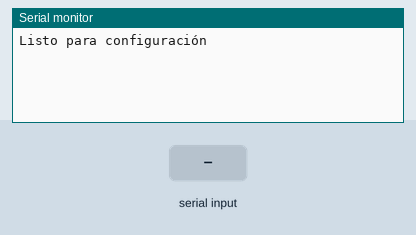
This sketch was run on a simulated Arduino Uno, built with avr-gcc and run on an emulated ATmega328P. Shown: the last lines printed to the serial monitor. Inputs (shaded band) come from the test bench.

Above: at 1.2 s.
1.3 s: "1" received over the second serial link
At 1.8 s:
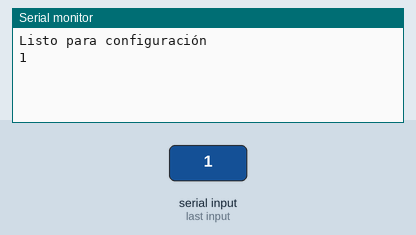
2.8 s: "0" received over the second serial link
At 4.2 s:
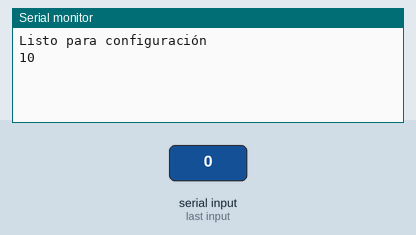

The sketch:

sketch_configuracion_bluetooth.ino
```cpp
#include <SoftwareSerial.h>
SoftwareSerial miBT(10,11);


void setup() {
  Serial.begin(9600);
  Serial.println("Listo para configuración");
  miBT.begin(38400);

}

void loop() {
  if (miBT.available()){
    Serial.write(miBT.read());
  }
  if (Serial.available()){
    miBT.write(Serial.read());
  }
}
```

Measured:
- after the input at 1.3 s, the serial monitor: prints a new line at once (image 1)
- after the input at 2.8 s, the serial monitor: prints a new line at once (image 2)
